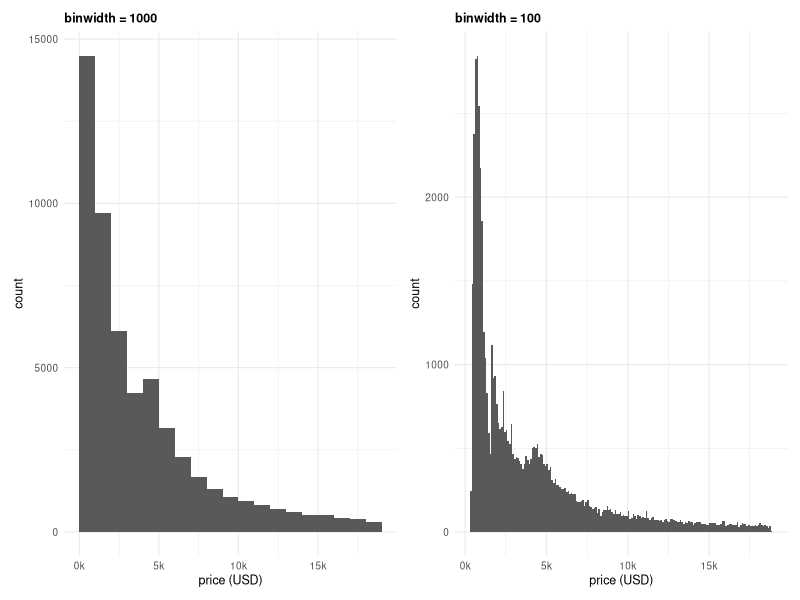
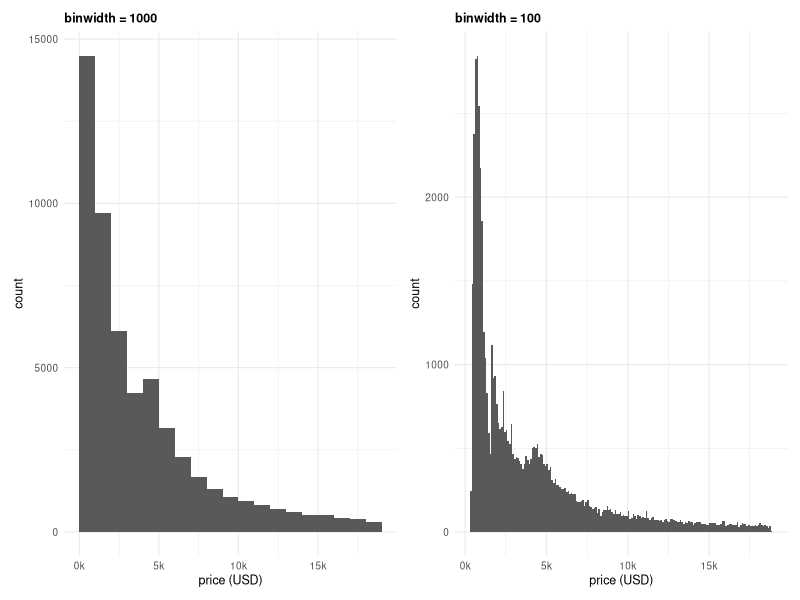

The R source for these figures, in order:
# ---- R code: figures/eda_diamonds_hist_density.pdf ----
library(ggplot2)
library(dplyr)
library(patchwork)
theme_set(theme_minimal(base_size = 9) +
                            theme(plot.title = element_text(size = 9, face = "bold")))
# dir.create("figures", showWarnings = FALSE)

k_labels <- scales::label_number(scale = 1e-3, suffix = "k")

hist_bw <- function(w) {
      ggplot(diamonds, aes(price)) +
            geom_histogram(binwidth = w, boundary = 0, closed = "left", fill = "grey35") +
            scale_x_continuous(labels = k_labels) +
            labs(title = paste("binwidth =", w), x = "price (USD)", y = "count")
    }

# p_dens <- ggplot(diamonds, aes(price)) +
#       geom_density(aes(colour = "0.2"), adjust = 0.2) +
#       geom_density(aes(colour = "1"), adjust = 1) +
#       geom_density(aes(colour = "3"), adjust = 3) +
#       scale_x_continuous(labels = k_labels) +
#       labs(title = "density estimates", x = "price (USD)", y = "density", colour = "adjust") +
#       theme(legend.position = "inside", legend.position.inside = c(0.8, 0.7),
#                       legend.key.size = unit(0.3, "cm"))

p <- hist_bw(1000) | hist_bw(100) # | p_dens
p
ggsave("eda_diamonds_hist_density.pdf", p, width = 6.0, height = 1.5)
